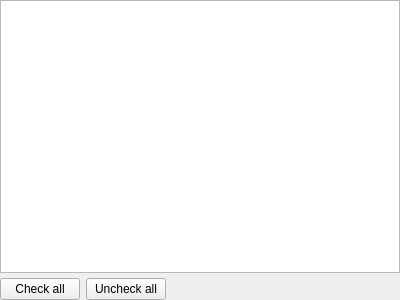
<ui version="4.0" >
 <class>CharsetsSettingsPage</class>
 <widget class="QWidget" name="CharsetsSettingsPage" >
  <property name="geometry" >
   <rect>
    <x>0</x>
    <y>0</y>
    <width>400</width>
    <height>300</height>
   </rect>
  </property>
  <property name="windowTitle" >
   <string/>
  </property>
  <layout class="QVBoxLayout" >
   <property name="margin" >
    <number>0</number>
   </property>
   <property name="spacing" >
    <number>5</number>
   </property>
   <item>
    <widget class="QListWidget" name="charsetsList" />
   </item>
   <item>
    <layout class="QHBoxLayout" >
     <property name="margin" >
      <number>0</number>
     </property>
     <property name="spacing" >
      <number>6</number>
     </property>
     <item>
      <widget class="QPushButton" name="checkAllBtn" >
       <property name="text" >
        <string>Check all</string>
       </property>
      </widget>
     </item>
     <item>
      <widget class="QPushButton" name="uncheckAllBtn" >
       <property name="text" >
        <string>Uncheck all</string>
       </property>
      </widget>
     </item>
     <item>
      <spacer>
       <property name="orientation" >
        <enum>Qt::Horizontal</enum>
       </property>
       <property name="sizeHint" >
        <size>
         <width>40</width>
         <height>20</height>
        </size>
       </property>
      </spacer>
     </item>
    </layout>
   </item>
  </layout>
 </widget>
 <resources/>
 <connections/>
</ui>
